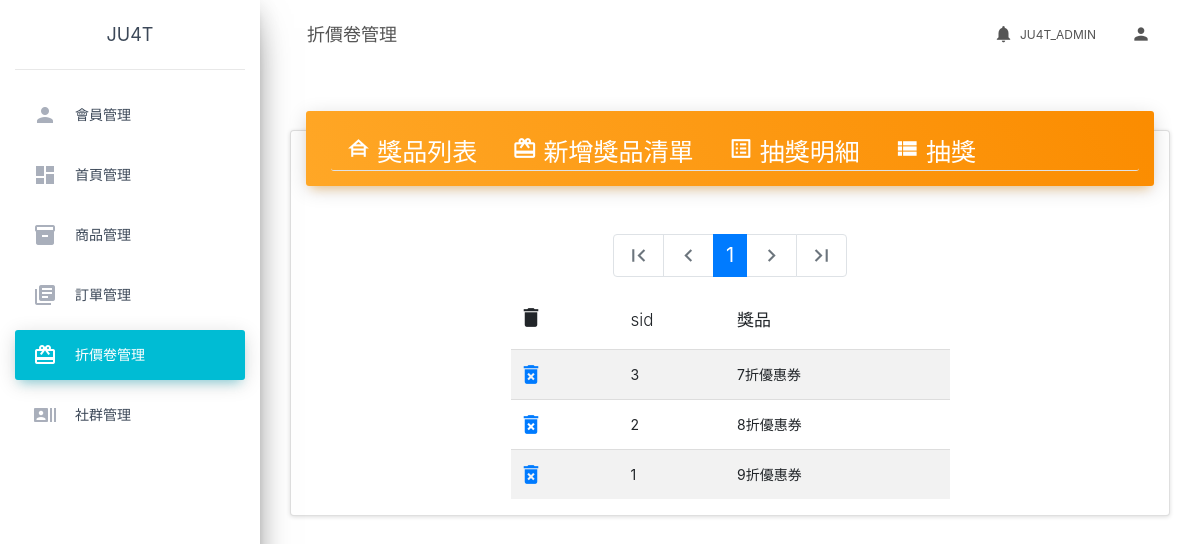
Screenshot of /coupons.php (signed in) with the database file from the repository.
### tables this page shows
CREATE TABLE `awards` (
  `sid` int(11) NOT NULL,
  `prize` varchar(100) NOT NULL
);

### coupons.php (the view, shortened to what this page needs)
<?php
require __DIR__ . '/db_connect.php';
$page = isset($_GET['page']) ? intval($_GET['page']) : 1;
$perpage = 5;
$t_sql = "SELECT COUNT(1) FROM awards";
$totalrows = $pdo->query($t_sql)->fetch()['COUNT(1)'];
$totalpages = ceil($totalrows / $perpage);
$p_sql = sprintf("SELECT * FROM awards ORDER BY sid DESC LIMIT %s, %s", ($page - 1) * $perpage, $perpage);
$stmt = $pdo->query($p_sql);
$rows = $stmt->fetchAll();
?>
<?php include('./parts/html-head.php') ?>
<?php include('./parts/html-nav.php') ?>
<div>
    <div class="card">
        <?php include('./coupons/coupons-nav.php') ?>
        <nav aria-label="Page navigation example" class="mt-5">
            <ul class="pagination justify-content-center">
                <li class="page-item <?= $page == 1 ? 'disabled' : '' ?>">
                    <a class="page-link" href="?page=1" tabindex="-1"><span class="material-icons">
                        </span></a>
                </li>
                <li class="page-item <?= $page == 1 ? 'disabled' : '' ?>">
                    <a class="page-link" href="?page=<?= $page - 1 ?>" tabindex="-1"><span class="material-icons">
                        </span></a>
                </li>
                <?php for ($i = $page - 2; $i <= $page + 2; $i++) :
                    if ($i >= 1 and $i <= $totalpages) : ?>
                        <li style="font-size: 20px;" class="page-item  <?= $page == $i ? 'active' : '' ?>"><a class="page-link" href="?page=<?= $i ?>"><?= $i ?></a></li>
                <?php endif;
                endfor ?>
                <li class="page-item <?= $page == $totalpages ? 'disabled' : '' ?>">
                    <a class="page-link" href="?page=<?= $page + 1 ?>"><span class="material-icons">
                        </span></a>
                </li>
                <li class="page-item <?= $page == $totalpages ? 'disabled' : '' ?>">
                    <a class="page-link" href="?page=<?= $totalpages ?>"><span class="material-icons">
                        </span></a>
                </li>
            </ul>
        </nav>
        <div class="row ">
            <div class="col ">
                <table class="table table-striped col-6 mx-auto">
                    <thead>
                        <tr>
                            <th scope="col"><span class="material-icons">
                                </span></i></th>
                            <th scope="col">sid</th>
                            <th scope="col">獎品</th>
                        </tr>
                    </thead>
                    <tbody>
                        <?php foreach ($rows as $r) : ?>
                            <tr>
                                <td class="remove-icon"><a href="javascript: del_it(<?= $r['sid'] ?> )">
                                        <span class="material-icons">
                                        </span></a></td>
                                <td><?= $r['sid'] ?></td>
                                <td><?= $r['prize'] ?></td>
                            </tr>
                        <?php endforeach ?>
                    </tbody>
                </table>
            </div>
        </div>
    </div>
</div>
<?php include('parts/html-foot.php') ?>

### coupons.php (style rules this page uses)
.material-icons { font-size: 25px; }

### rows the page displays
awards: sid "3", prize "7折優惠券"
awards: sid "2", prize "8折優惠券"
awards: sid "1", prize "9折優惠券"

### other values shown
$PageName "折價卷管理"
$_SESSION['admin']['nickname'] "JU4T_ADMIN"
